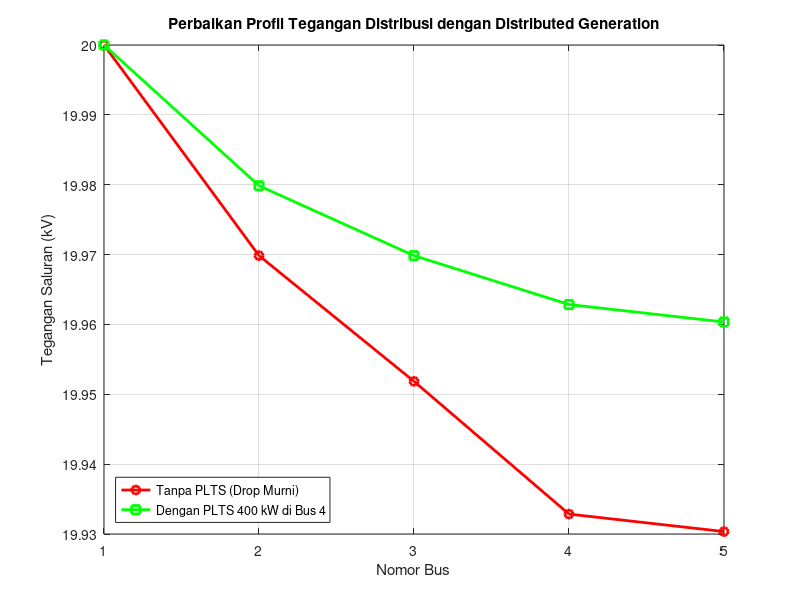

Source code (MATLAB):
%% DSTL 2026 - MINGGU 07: JATUH TEGANGAN FEEDER DISTRIBUSI 20 kV
%% Program Studi S1 Teknik Elektro - Universitas Bengkulu
%% Dosen: Ir. Novalio Daratha, S.T., M.Sc., Ph.D.

clear; clc; close all;

fprintf('=== SIMULASI DROP TEGANGAN FEEDER RADIAL 20 kV DENGAN PLTS ===\n');
V_base = 20000 / sqrt(3); % Tegangan Fasa-Netral

% 4 Segmen Saluran (Bus 1 ke Bus 5)
R = [0.5, 0.4, 0.6, 0.3]; % Ohm
X = [0.6, 0.5, 0.7, 0.4]; % Ohm

% Beban di Bus 2, 3, 4, 5
P_load = [200e3, 150e3, 300e3, 100e3]; % Watt
Q_load = [100e3, 80e3,  150e3, 50e3];  % VAR

% Kasus 1: Tanpa PLTS
V1 = zeros(1, 5); V1(1) = V_base;
for i = 1:4
    I_P = sum(P_load(i:end)) / (sqrt(3)*20e3);
    I_Q = sum(Q_load(i:end)) / (sqrt(3)*20e3);
    dV = I_P*R(i) + I_Q*X(i);
    V1(i+1) = V1(i) - dV;
end

% Kasus 2: Dengan Injeksi PLTS 400 kW di Bus 4
P_load_plts = P_load;
P_load_plts(3) = P_load_plts(3) - 400e3; % Net daya di Bus 4 negatif (injeksi)

V2 = zeros(1, 5); V2(1) = V_base;
for i = 1:4
    I_P = sum(P_load_plts(i:end)) / (sqrt(3)*20e3);
    I_Q = sum(Q_load(i:end)) / (sqrt(3)*20e3);
    dV = I_P*R(i) + I_Q*X(i);
    V2(i+1) = V2(i) - dV;
end

figure('Name', 'Profil Tegangan Feeder 20 kV', 'NumberTitle', 'off');
plot(1:5, V1*sqrt(3)/1e3, 'r-o', 'LineWidth', 2); hold on;
plot(1:5, V2*sqrt(3)/1e3, 'g-s', 'LineWidth', 2); grid on;
xlabel('Nomor Bus'); ylabel('Tegangan Saluran (kV)');
legend({'Tanpa PLTS (Drop Murni)', 'Dengan PLTS 400 kW di Bus 4'}, 'Location', 'southwest');
title('Perbaikan Profil Tegangan Distribusi dengan Distributed Generation');
